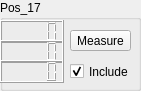
     <widget class="QGroupBox" name="Calib_box_41">
      <property name="geometry">
       <rect>
        <x>460</x>
        <y>140</y>
        <width>141</width>
        <height>91</height>
       </rect>
      </property>
      <property name="title">
       <string>Pos_17</string>
      </property>
      <widget class="QLCDNumber" name="calib_box_x_42">
       <property name="geometry">
        <rect>
         <x>0</x>
         <y>20</y>
         <width>64</width>
         <height>23</height>
        </rect>
       </property>
      </widget>
      <widget class="QLCDNumber" name="calib_box_y_42">
       <property name="geometry">
        <rect>
         <x>0</x>
         <y>40</y>
         <width>64</width>
         <height>23</height>
        </rect>
       </property>
      </widget>
      <widget class="QLCDNumber" name="calib_box_z_42">
       <property name="geometry">
        <rect>
         <x>0</x>
         <y>60</y>
         <width>64</width>
         <height>23</height>
        </rect>
       </property>
      </widget>
      <widget class="QPushButton" name="calibButton_42">
       <property name="geometry">
        <rect>
         <x>70</x>
         <y>30</y>
         <width>61</width>
         <height>21</height>
        </rect>
       </property>
       <property name="text">
        <string>Measure</string>
       </property>
      </widget>
      <widget class="QCheckBox" name="checkBox_42">
       <property name="geometry">
        <rect>
         <x>70</x>
         <y>60</y>
         <width>92</width>
         <height>23</height>
        </rect>
       </property>
       <property name="text">
        <string>Include</string>
       </property>
       <property name="checked">
        <bool>true</bool>
       </property>
      </widget>
     </widget>
